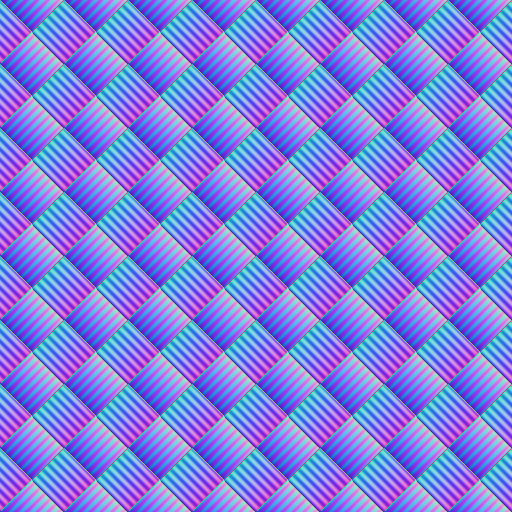
#> input picture Inputs/boat-detail/T_Detail_Braid_N.png, 1024 x 1024 px (shown at 1/2 size)
$ python -i make_sheet.py   (imports and definitions only)
#> lines starting #> are read from the running program, lines starting #| are printed output that depends on the picture
"""Before/after sheet for Bean: one row per wear level, the reference beside today's and the new non-skid.

    python3 Tools/texloop/nonskid/make_sheet.py <render dir> <photo crop dir> <out.jpg>
"""
import json
import os
import sys

from PIL import Image, ImageDraw, ImageFont

# [1 line that did not run here, left out]
# [2 lines not run here, left out]
CELL = 300
LAB = {"L0": "L0 brand new", "L1": "L1 a few months", "L2": "L2 club boat (6 yr)", "L3": "L3 30 yr, kept", "L4": "L4 neglected"}
try:
    F = ImageFont.truetype("/usr/share/fonts/truetype/dejavu/DejaVuSans.ttf", 17)
    FB = ImageFont.truetype("/usr/share/fonts/truetype/dejavu/DejaVuSans-Bold.ttf", 19)
except OSError:
    F = FB = ImageFont.load_default()


def tile(path, box=None):
    im = Image.open(path).convert("RGB")
    if box:
        im = im.crop(box)
    w, h = im.size
    s = min(w, h)
    return im.crop(((w - s) // 2, (h - s) // 2, (w - s) // 2 + s, (h - s) // 2 + s)).resize((CELL, CELL), Image.LANCZOS)


cols = ["Reference photo", "Before: 20 cm, low sun", "After: 20 cm, low sun", "Before: 1 m, overcast", "After: 1 m, overcast"]
W, H = 190 + CELL * 5 + 6 * 10, 90 + (CELL + 64) * 6
sheet = Image.new("RGB", (W, H), (245, 244, 240))
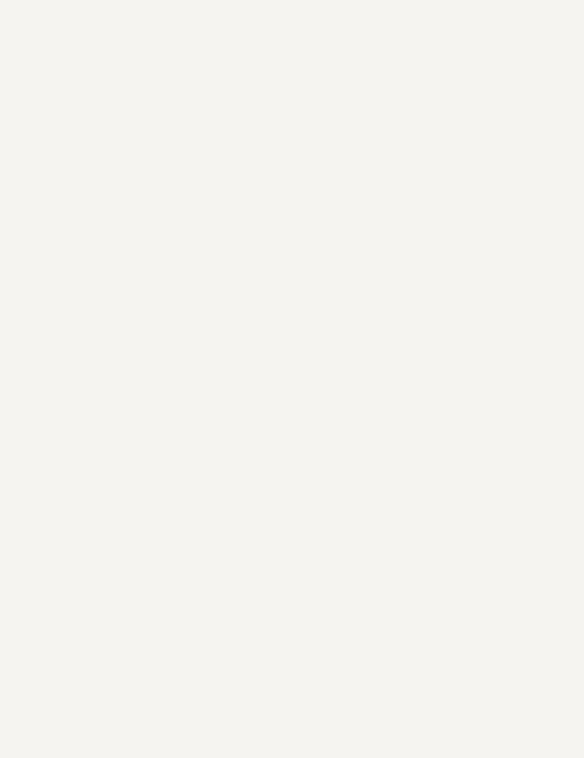
#> sheet: PIL image 1750x2274 RGB (shown at 1/3 size); mean R, G, B 245, 244, 240
d = ImageDraw.Draw(sheet)
# [4 lines not run here, left out]
rows = [("pattern", None)] + [(lv, lv) for lv in ["L0", "L1", "L2", "L3", "L4"]]
# [32 lines not run here, left out]

>>> result = tile('../../../Inputs/boat-detail/T_Detail_Braid_N.png')
#> in tile, im is the input picture: PIL image 1024x1024 RGB; mean R, G, B 127.6, 127.5, 224.6
#> in tile, `return im.crop(((w - s) // 2, (h - s) // 2, (w - s) // 2 + s, (h - s) ..`:
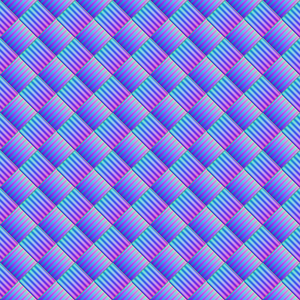
#> returned value: PIL image 300x300 RGB; mean R, G, B 127.6, 127.5, 224.5
